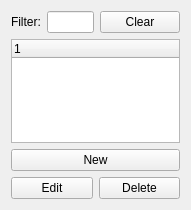
       <widget class="QWidget" name="page_5">
        <property name="geometry">
         <rect>
          <x>0</x>
          <y>0</y>
          <width>191</width>
          <height>210</height>
         </rect>
        </property>
        <attribute name="label">
         <string>Time Criteria</string>
        </attribute>
        <layout class="QVBoxLayout" name="verticalLayout_7">
         <item>
          <layout class="QHBoxLayout" name="horizontalLayout_6">
           <item>
            <widget class="QLabel" name="label_25">
             <property name="text">
              <string>Filter:</string>
             </property>
            </widget>
           </item>
           <item>
            <widget class="QLineEdit" name="period_filter_text"/>
           </item>
           <item>
            <widget class="QPushButton" name="period_filter_clear">
             <property name="text">
              <string>Clear</string>
             </property>
            </widget>
           </item>
          </layout>
         </item>
         <item>
          <widget class="QTreeWidget" name="period_list">
           <column>
            <property name="text">
             <string>1</string>
            </property>
           </column>
          </widget>
         </item>
         <item>
          <layout class="QGridLayout">
           <item row="0" column="0" colspan="2">
            <widget class="QPushButton" name="period_create_button">
             <property name="text">
              <string>New</string>
             </property>
             <property name="icon">
              <iconset resource="../../ufwi-rpcc-qt/resources/ufwi-rpcc-qt.qrc">
               <normaloff>:/icons/add.png</normaloff>:/icons/add.png</iconset>
             </property>
            </widget>
           </item>
           <item row="1" column="0">
            <widget class="QPushButton" name="period_modify_button">
             <property name="text">
              <string>Edit</string>
             </property>
             <property name="icon">
              <iconset resource="../../ufwi-rpcc-qt/resources/ufwi-rpcc-qt.qrc">
               <normaloff>:/icons/edit.png</normaloff>:/icons/edit.png</iconset>
             </property>
            </widget>
           </item>
           <item row="1" column="1">
            <widget class="QPushButton" name="period_delete_button">
             <property name="text">
              <string>Delete</string>
             </property>
             <property name="icon">
              <iconset resource="../../ufwi-rpcc-qt/resources/ufwi-rpcc-qt.qrc">
               <normaloff>:/icons/delete.png</normaloff>:/icons/delete.png</iconset>
             </property>
            </widget>
           </item>
          </layout>
         </item>
        </layout>
       </widget>
